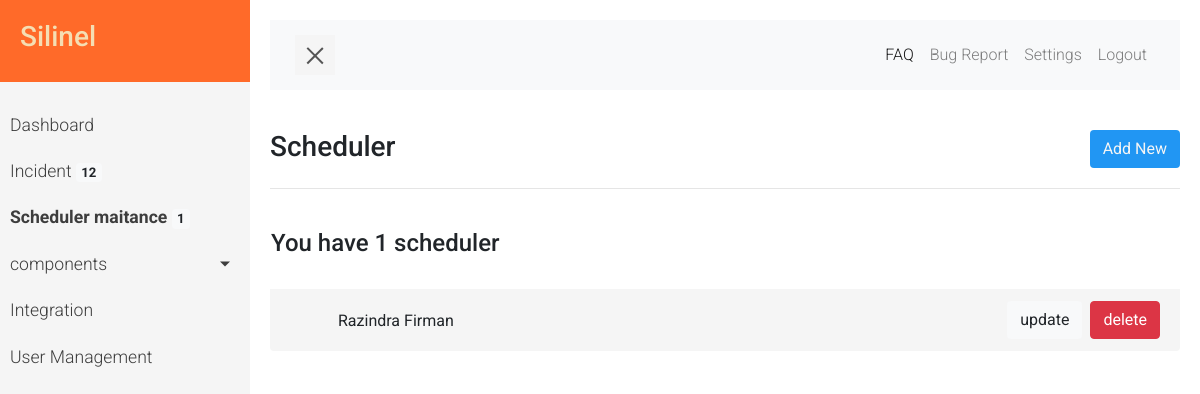
The page /dashboard/scheduler on the database as committed earlier.
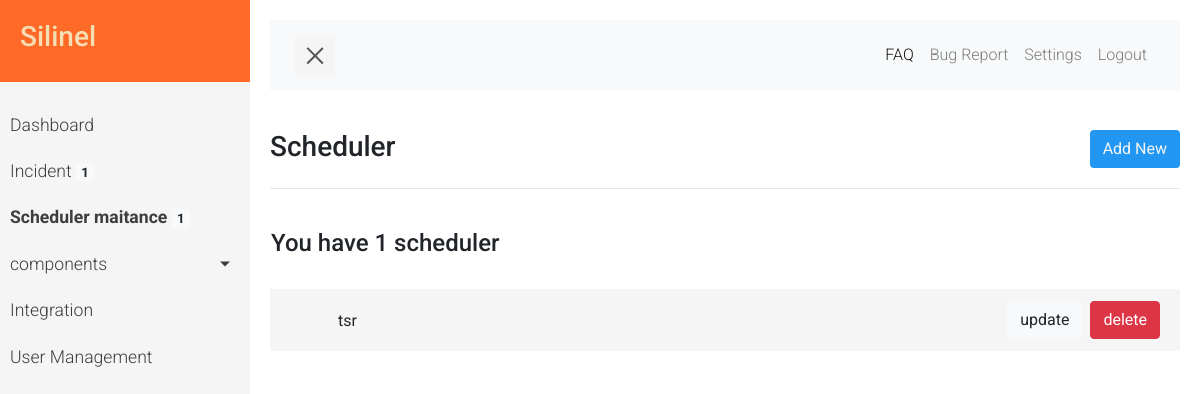
The same page on the database as committed later.
### silinell/models.py (models this page shows)
class schedule_maintance(models.Model):
    name = models.CharField(max_length=40 )
    message = models.TextField(max_length=300, blank=True)
    when = models.DateTimeField(default=datetime.now, blank=True)

### silinell/views.py (the view)
# urls.py: path('dashboard/scheduler', views.SchedulerListView.as_view(), name='Scheduler_url'),
class SchedulerListView(ListView):
    model = schedule_maintance
    template_name="dashboard/scheduler/list-scheduler.html"
    context_object_name = 'schedule_maintance'

### silinell/views.py (called while the page is built)
def badgesnotif_processor(request):
  schedule_maintances = schedule_maintance.objects.all().count()
  incidents = incident.objects.all().count()
  componennya = component.objects.all().count()
  component_groups = component_group.objects.all().count()
  return {'incidents': incidents,'schedule_maintances':schedule_maintances,'component_groups':component_groups,'componennya':componennya}

### silinell/templates/dashboard/scheduler/list-scheduler.html (shortened to what this page needs)
{% extends "dashboard/dashboard-base.html" %}
{% block content  %}
<div class="row ">
<div class="col-6"><h3>Scheduler</h3>
</div>
<div class="col-6">
<a href="{% url 'Scheduler_add_url' %}" class="btn button-add float-right text-light">
   Add New
</a></div>
</div>
<hr>
{% load static %}
<div class="thecontainer">
{% include "dashboard/scheduler/list-scheduler-component.html" %}
</div>
{% endblock %}

### silinell/templates/dashboard/scheduler/list-scheduler-component.html (shortened to what this page needs)
{% load static %}
<br>
<div class="h-100 ">
<div class= "row" >
{% if schedule_maintances != 0 %}
<h4 class="pl-3">You have {{schedule_maintances}} scheduler </h4>
<div class ="col-md-12">
<ul class="list-group">
 {% for schedule in schedule_maintance %}
<br>
<li class="list-group-item">
<div class="d-flex">
  <div class="mr-auto ml-5 pt-2">{{schedule.name}}</div>
  <div class="mr-2"><a class="btn bg-light" href="{% url 'Scheduler_url_update' pk=schedule.id %}">update</a></div>
  <div class=""><a class="btn btn-danger confirm-delete " hola="{{schedule.name}}" href="{% url 'Scheduler_url_del' pk=schedule.id %}" title="Delete"  data-toggle="modal" data-target="#confirmDeleteModal" hola="{{schedule.id}}" id="deleteButton{{schedule.id}}">delete</a></div>
</div>
</li>
{% endfor %}
</ul>
</div>
{% else %}
<div class="col-md-12 h-100">
<div style="height:260px"></div>
<center><h3>No data available.</h3></center>
</div>
{% endif %}
</div>
</div>

Rows that differ between the two databases and show on the page:
removed schedule_maintance: name "Razindra Firman"
added schedule_maintance: name "tsr"
Other text that changed with them:
{{ incidents }}: "12" → "1"
